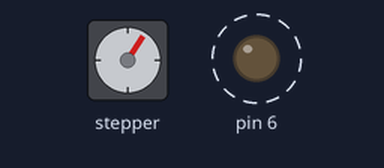
This sketch was run on a simulated Arduino Uno, built with avr-gcc and run on an emulated ATmega328P. Parts: stepper motor, output pins drawn as LEDs (lit = HIGH). Dashed ring = blinking. Stepper angles assume 600 steps per turn.

Above: at 2.35 s.
At 3.0 s:
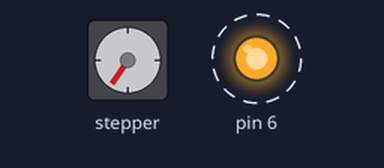
At 3.35 s:
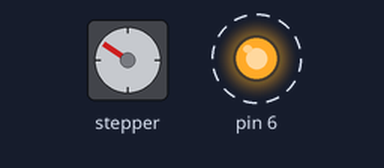
At 3.7 s:
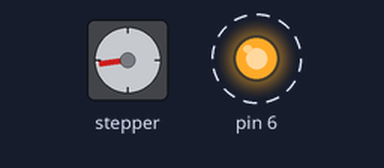
Timing chart, 0 to 7.0 s (numbered marks = the images above):
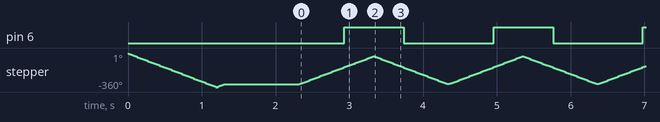

Measured:
- by itself, pin 6: alternates HIGH for 0.81 s and LOW for 1.2 s

The sketch:

Stepper.ino
```cpp
#include <Stepper.h>

int stepsPerRevolution = 600;        // Change this to suit the number of steps per revolution for your motor
int stepperSpeed = 50;
int pos; // pos is 0-100
int val; // val is exact step skipping last and first 50
int idiot = 60;
Stepper x27(stepsPerRevolution, 2, 3, 4, 5); // initialize the stepper library


void x27zero()
{
  x27.setSpeed(stepperSpeed);                 // Set the speed to 130. Simply won't move cw on 5V. Works fine with 12V on L293 pin 8
  x27.step(-stepsPerRevolution);
  delay(10);
  x27.step(50);
  pos = 0;
  val = 0;
}


void x27move(unsigned int npos)
{
 if (pos != npos){
   val = npos * 5 - pos *5;
   pos = npos;
   x27.step(val);
 }
}

void updateled()//turns on/off led
{
 if (pos >= idiot){
    digitalWrite(6, HIGH);
 }
 else{
    digitalWrite(6, LOW);
 }
}

void looper() {
  loopUp();
  loopDown();
}

void loopUp() {
  for (int i = 0; i <= 99; i++) {
  x27move(i);
  updateled();
 }

}

void loopDown() {
  for (int i = 99; i >= 0; i--)
   {
   x27move(i);
  updateled();
  }
}
void setup()
{
  pinMode(6, OUTPUT);
  Serial.begin(115200);
  x27zero();
  delay(1000);
}


void loop()
{
  looper();
  }
```
